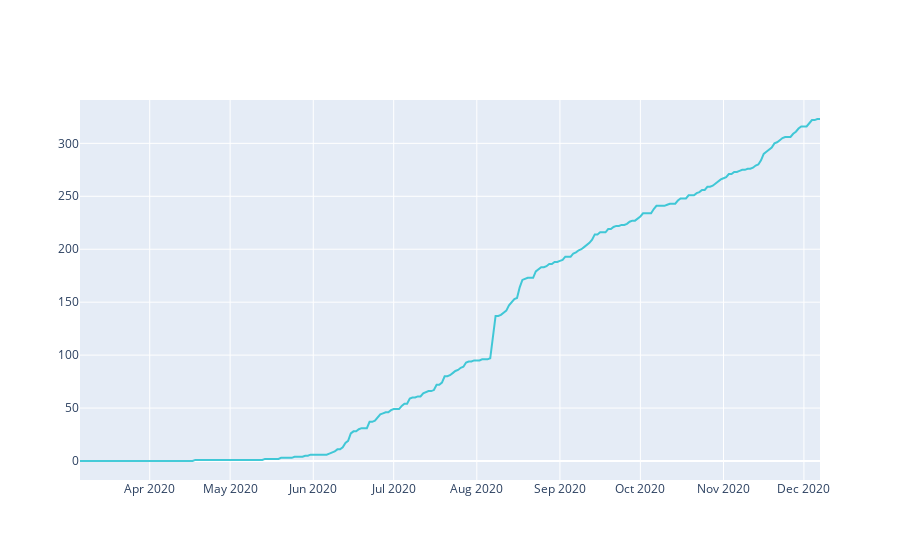

Notebook code for this chart:
### Code cell
data = [go.Scatter(
        x= dfConf[dfConf['cidade'] == 'Feira de Santana'].day,
        y= dfConf[dfConf['cidade'] == 'Feira de Santana'].obitos_acumulados,
        name= "Confirmados",
        line= dict(color= '#17BECF'),
        opacity= 0.8 )]
py.iplot(data)

### Figure 1 — Plotly figure (JSON) as saved in the notebook; plotly's stock layout.template omitted (floating-point values rounded to 4 significant figures; data arrays with more than 128 entries replaced by an {"elided": "..."} marker saying what was removed)
{"data": [{"line": {"color": "#17BECF"}, "name": "Confirmados", "opacity": 0.8, "type": "scatter", "x": {"elided": "277 str values"}, "y": {"elided": "277 int values"}}], "layout": {}}
